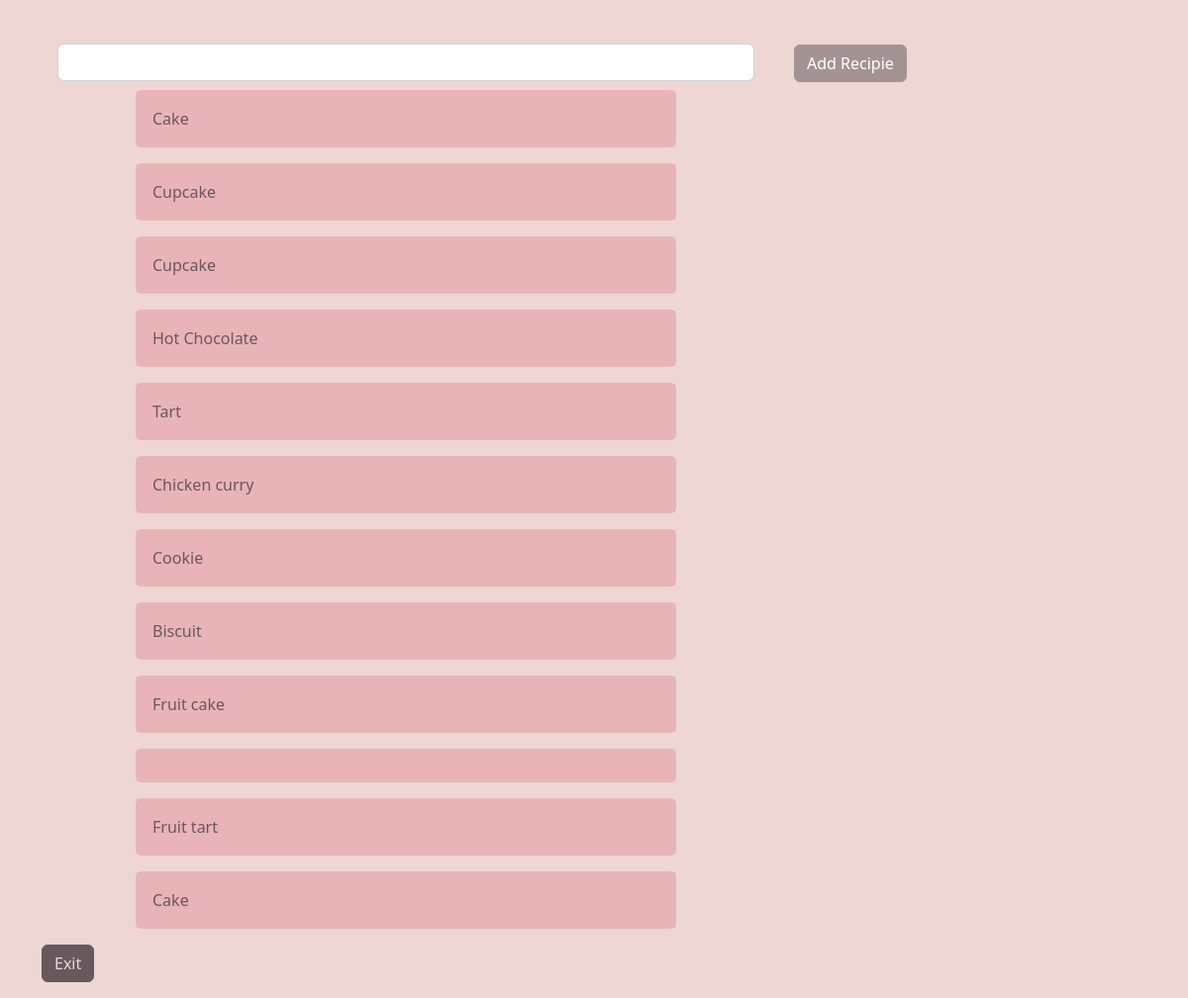
The app's page /radmin/ with its own data.
### recipies/models.py (models this page shows)
class ItemList(models.Model):
    recipie = models.TextField()
    comment = models.TextField()

### recipies/views.py (the view)
# urls.py: path('radmin/',views.AdminRecipies, name='radmin'),
def AdminRecipies(request):
    items = ItemList.objects.all()
    return render(request, 'Add.html', {'all_items':items})

### recipies/templates/Add.html (shortened to what this page needs)
<!DOCTYPE html>
<html lang="en">
<head>
    <link href="https://cdn.jsdelivr.net/npm/bootstrap@5.2.2/dist/css/bootstrap.min.css" rel="stylesheet">
</head>
<body style="background-color: #eed6d3;">
<div class="container">
    <div class="row" style="margin-top: 20px;">
        <div class="col">
            <div class="row">
                <form class="form-inline" action="/add/" method = "post">
                    <div class="row">
                        <div class="col-8">
                            <div class="form-group mx-sm-3 mb-2">
                                <input type="text" class="form-control" name="recipie" >
                              </div>
                        </div>
                        <div class="col-4" style="margin-top: 25px;">
                            <button type="submit" class="btn btn-primary mb-2" style="background-color: #a49393; border-color: #a49393;">Add Recipie</button>
                        </div>
                    </div>
                  </form>
            </div>
            {% for i in all_items %}
            <div class="row">
                <div class="col-1"></div>
                <div class="col-6">
                    <div class="card  text-white bg-dark mb-3" style="color: #67595e; border-color: #e8b4b8;">
                        <div class="card-body" style="background-color: #e8b4b8; color: #67595e; border-color: #e8b4b8;">
                            {{i.recipie}}
                        </div>
                      </div>
                </div>
                <div class="col-3"></div>
            </div>
            {% endfor %}
            <p><a href="{% url 'recipie:index' %}" class="btn btn-primary" style="background-color: #67595e; border-color: #67595e; color: #eed6d3;">Exit</a></p>
        </div>
    </div>
</div>
</body>
</html>

### records on screen
ItemList: recipie "Cake"
ItemList: recipie "Cupcake"
ItemList: recipie "Cupcake"
ItemList: recipie "Hot Chocolate"
ItemList: recipie "Tart"
ItemList: recipie "Chicken curry"
ItemList: recipie "Cookie"
ItemList: recipie "Biscuit"
ItemList: recipie "Fruit cake"
ItemList: recipie "Fruit tart"
ItemList: recipie "Cake"
